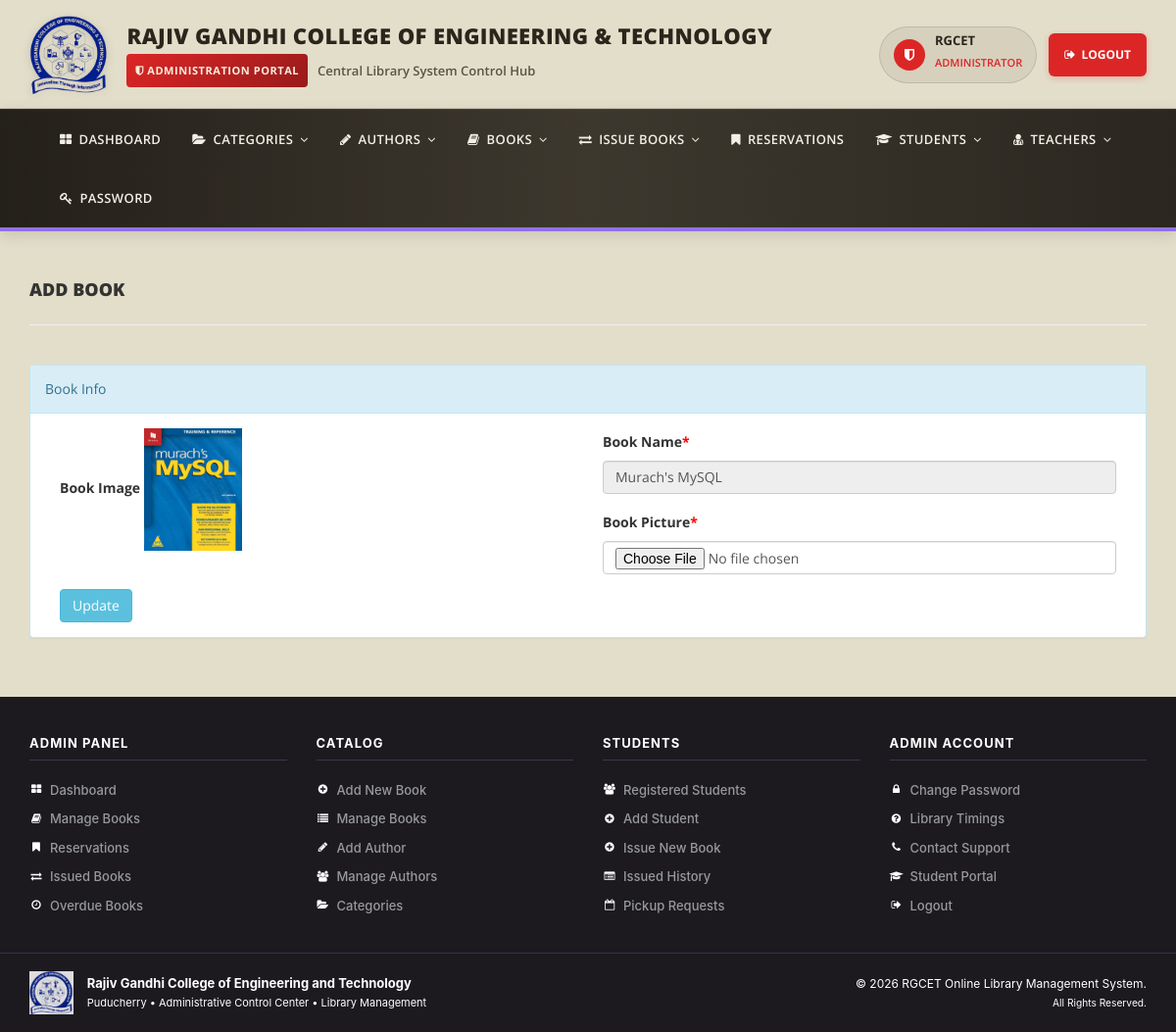
The page /admin/chnage-bookimg.php?bookid=5 (signed in) on the database its author committed.
### tables this page shows
CREATE TABLE `tblbooks` (

  `id` int(11) NOT NULL AUTO_INCREMENT,

  `BookName` varchar(255) DEFAULT NULL,

  `CatId` int(11) DEFAULT NULL,

  `AuthorId` int(11) DEFAULT NULL,

  `ISBNNumber` varchar(25) DEFAULT NULL,

  `BookPrice` decimal(10,2) DEFAULT NULL,

  `bookImage` varchar(250) NOT NULL,

  `bookPdf` varchar(255) DEFAULT NULL,

  `isIssued` int(1) DEFAULT NULL,

  `RegDate` timestamp NULL DEFAULT current_timestamp(),

  `UpdationDate` timestamp NULL DEFAULT NULL ON UPDATE current_timestamp(),

  `bookQty` int(11) DEFAULT NULL,

  PRIMARY KEY (`id`)

);

### admin/chnage-bookimg.php (the view, shortened to what this page needs)
<?php
include('includes/config.php');
if(strlen($_SESSION['alogin'])==0)
    {
header('location:index.php');
}
else{
?>
<!DOCTYPE html>
<html xmlns="http://www.w3.org/1999/xhtml">
<head>
    <link href="assets/css/bootstrap.css" rel="stylesheet" />
    <link href="assets/css/font-awesome.css" rel="stylesheet" />
    <link href="assets/css/style.css" rel="stylesheet" />
</head>
<body>
<?php include('includes/header.php');?>
    <div class="content-wrapper">
         <div class="container">
        <div class="row pad-botm">
            <div class="col-md-12">
                <h4 class="header-line">Add Book</h4>
                            </div>
</div>
<div class="row">
<div class="col-md12 col-sm-12 col-xs-12">
<div class="panel panel-info">
<div class="panel-heading">
Book Info
</div>
<div class="panel-body">
<form role="form" method="post" enctype="multipart/form-data">
<?php
$bookid=intval($_GET['bookid']);
$sql = "SELECT tblbooks.BookName,tblbooks.id as bookid,tblbooks.bookImage from  tblbooks  where tblbooks.id=:bookid";
$query = $dbh -> prepare($sql);
$query->bindParam(':bookid',$bookid,PDO::PARAM_STR);
$query->execute();
$results=$query->fetchAll(PDO::FETCH_OBJ);
if($query->rowCount() > 0)
{
foreach($results as $result)
{               ?>
<div class="col-md-6">
<div class="form-group">
<label>Book Image</label>
<img src="bookimg/<?php echo htmlentities($result->bookImage);?>" width="100">
</div></div>
<div class="col-md-6">
<div class="form-group">
<label>Book Name<span style="color:red;">*</span></label>
<input class="form-control" type="text" name="bookname" value="<?php echo htmlentities($result->BookName);?>" readonly />
</div></div>
<div class="col-md-6">
 <div class="form-group">
 <label>Book Picture<span style="color:red;">*</span></label>
 <input class="form-control" type="file" name="bookpic" autocomplete="off"   required="required" />
 </div>
    </div>
 <?php }} ?><div class="col-md-12">
<button type="submit" name="update" class="btn btn-info">Update </button></div>
                                    </form>
                            </div>
                        </div>
                            </div>
        </div>
    </div>
    </div>
  <?php include('includes/footer.php');?>
</body>
</html>
<?php } ?>

### admin/assets/css/style.css (style rules this page uses)
html { height: 100%; }
body { font-family: 'Open Sans', sans-serif; line-height: 28px; background-color: rgb(227, 222, 202); display: flex; min-height: 100%; flex-direction: column; margin: 0; padding: 0; }
.content-wrapper { margin-top: 40px; padding-bottom: 40px; flex: 1 0 auto; }
.header-line { font-weight: 900; padding-bottom: 25px; border-bottom: 1px solid #eeeeee; text-transform: uppercase; }
.pad-botm { padding-bottom: 30px; }

### rows shown on the page
tblbooks: bookImage (picture), bookname "Murach's MySQL"

### other values the page prints
$adminName "RGCET"
